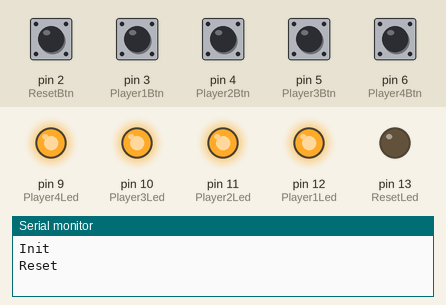
Recording of a sketch running on a simulated Arduino Uno, built with avr-gcc and run on an emulated ATmega328P. Parts: output pins drawn as LEDs (lit = HIGH), the last lines printed to the serial monitor. Dashed ring = blinking. The test bench sets the inputs (shaded band); at power-on: pin 2 (ResetBtn), pin 3 (Player1Btn), pin 4 (Player2Btn), pin 5 (Player3Btn), pin 6 (Player4Btn) HIGH.

Above: at 1.2 s.
1.3 s: pin 3 (Player1Btn) pulled LOW for 0.15 s
At 1.6 s:
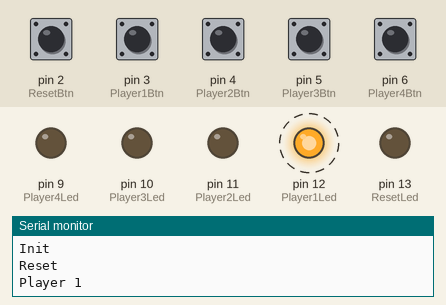
4.3 s: pin 2 (ResetBtn) pulled LOW for 1 s
At 5.9 s:
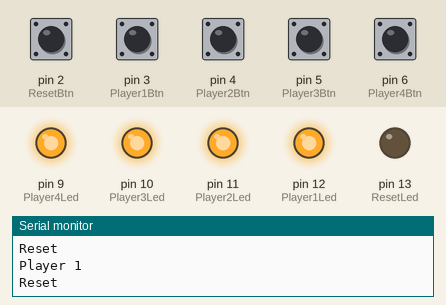
6.8 s: pin 4 (Player2Btn) pulled LOW for 0.15 s
At 11.1 s:
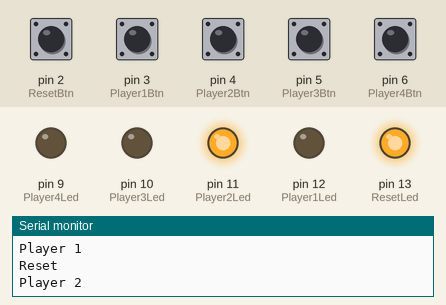
11.4 s: pin 2 (ResetBtn) pulled LOW for 0.15 s
At 12.5 s:
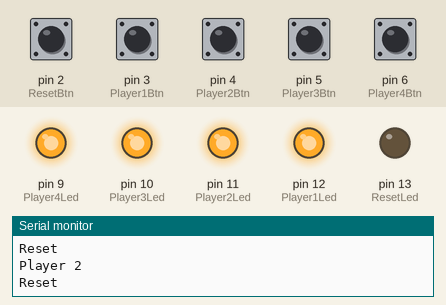
13.0 s: pin 5 (Player3Btn) pulled LOW for 0.15 s
At 17.2 s:
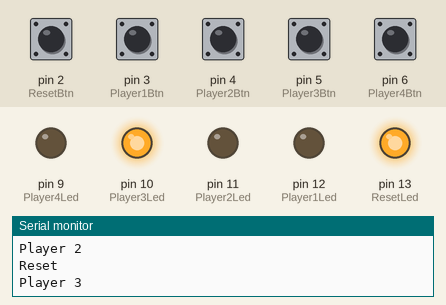
Timing chart, 0 to 18.6 s (numbered marks = the images above; inputs shaded):
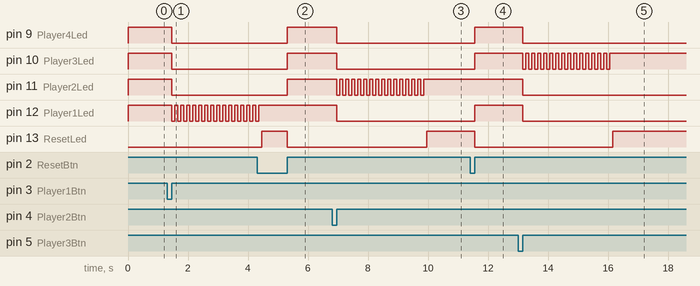

The sketch:

Gamebox_StandAlone.ino
```cpp
// GameBox StandAlone

// Leds
//
#define ResetLed 13
#define Player1Led 12
#define Player2Led 11
#define Player3Led 10
#define Player4Led 9

// BOTONES
//
#define ResetBtn 2
#define Player1Btn 3
#define Player2Btn 4
#define Player3Btn 5
#define Player4Btn 6


void setup()
{
  Serial.begin(9600);
  //Leds
  pinMode(Player1Led, OUTPUT);
  pinMode(Player2Led, OUTPUT);
  pinMode(Player3Led, OUTPUT);
  pinMode(Player4Led, OUTPUT);
  pinMode(ResetLed, OUTPUT);

  // APAGAR leds de los BOTONES
  digitalWrite(Player1Led, LOW);
  digitalWrite(Player2Led, LOW);
  digitalWrite(Player3Led, LOW);
  digitalWrite(Player4Led, LOW);
  digitalWrite(ResetLed, LOW);

  // Configurar BOTONES
  pinMode(Player1Btn, INPUT_PULLUP);
  pinMode(Player2Btn, INPUT_PULLUP);
  pinMode(Player3Btn, INPUT_PULLUP);
  pinMode(Player4Btn, INPUT_PULLUP);
  pinMode(ResetBtn, INPUT_PULLUP);
  Serial.println("Init");
}

// define variables
int lastbutton1State = LOW;
int lastbutton2State = LOW;
int lastbutton3State = LOW;
int lastbutton4State = LOW;
int lastResetState = LOW;

int button1State = 0;
int button2State = 0;
int button3State = 0;
int button4State = 0;

int resetButtonState = 0;
boolean pollingForPresses = 0;

// main loop
void loop()
{

  int reading1 = digitalRead(Player1Btn);
  int reading2 = digitalRead(Player2Btn);
  int reading3 = digitalRead(Player3Btn);
  int reading4 = digitalRead(Player4Btn);
  int readingReset = digitalRead(ResetBtn);

  if (pollingForPresses == 1) {
    //Button 1
    if (reading1 != button1State && reading1 != lastbutton1State) {
      button1State = reading1;
      button1State = digitalRead(Player1Btn);

      if (button1State == HIGH) {
        BlinkWinner(1);
        pollingForPresses = 0;
      }
      button1State = 0;
    }

    //Button 2
    if (reading2 != button2State && reading2 != lastbutton2State) {
      button2State = reading2;
      button2State = digitalRead(Player2Btn);

      if (button2State == HIGH) {
        BlinkWinner(2);
        pollingForPresses = 0;
      }
      button2State = 0;
    }

 //Button 3
    if (reading3 != button3State && reading3 != lastbutton3State) {
      button3State = reading3;
      button3State = digitalRead(Player3Btn);

      if (button3State == HIGH) {
        BlinkWinner(3);
        pollingForPresses = 0;
      }
      button3State = 0;
    }

     //Button 4
    if (reading4 != button4State && reading4 != lastbutton4State) {
      button4State = reading4;
      button4State = digitalRead(Player4Btn);

      if (button4State == HIGH) {
        BlinkWinner(4);
        pollingForPresses = 0;
      }
      button4State = 0;
    }

  }

  if (pollingForPresses == 0) {

    if (readingReset != resetButtonState && readingReset != lastResetState) {
      resetButtonState = digitalRead(ResetBtn);

      if (resetButtonState == HIGH) {
        resetButtons();
       }

      resetButtonState = 0;
    }
  }

  lastResetState = readingReset;
  lastbutton1State = reading1;
  lastbutton2State = reading2;
  lastbutton3State = reading3;
  lastbutton4State = reading4;

}

void BlinkWinner(int winner)
{
  int winnerled;
  // Disable loser light

  switch (winner) {
  case 1:
    //do something when var equals 1
    winnerled = Player1Led;
    digitalWrite(Player2Led, LOW);
    digitalWrite(Player3Led, LOW);
    digitalWrite(Player4Led, LOW);

    break;
  case 2:
    //do something when var equals 2
    winnerled = Player2Led;
    digitalWrite(Player1Led, LOW);
    digitalWrite(Player3Led, LOW);
    digitalWrite(Player4Led, LOW);
    break;
  case 3:
    //do something when var equals 3
     winnerled = Player3Led;
    digitalWrite(Player2Led, LOW);
    digitalWrite(Player1Led, LOW);
    digitalWrite(Player4Led, LOW);
    break;
  case 4:
    //do something when var equals 4
    winnerled = Player4Led;
    digitalWrite(Player2Led, LOW);
    digitalWrite(Player3Led, LOW);
    digitalWrite(Player1Led, LOW);
    break;

  default:
    // if nothing else matches, do the default
    // default is optional
    break;
}
  Serial.println("Player " + String(winner) );
  // blink winner
  int delayms = 100;
  for (int i = 0; i < 15; i++) {
    digitalWrite(winnerled, LOW);
    delay(delayms);
    digitalWrite(winnerled, HIGH);
    delay(delayms);
  }
  // enable reset btn light
  digitalWrite(ResetLed, HIGH);
}

void resetButtons() {

  lastbutton1State = 0;
  lastbutton2State = 0;
  lastbutton3State = 0;
  lastbutton4State = 0;
  resetButtonState = 0;
  lastResetState = 0;

  button1State = 0;
  button2State = 0;
  button3State = 0;
  button4State = 0;

 Serial.println("Reset");

  digitalWrite(Player1Led, HIGH);
  digitalWrite(Player2Led, HIGH);
  digitalWrite(Player3Led, HIGH);
  digitalWrite(Player4Led, HIGH);
  digitalWrite(ResetLed, LOW);

  pollingForPresses = 1;
}
```

Measured:
- after the input at 1.3 s, pin 9 (Player4Led), pin 10 (Player3Led), pin 11 (Player2Led): HIGH → LOW after 0.15 s; pin 12 (Player1Led): alternates HIGH for 0.10 s and LOW for 0.10 s, starting after 0.15 s
- after the input at 4.3 s, pin 9 (Player4Led), pin 10 (Player3Led), pin 11 (Player2Led): LOW → HIGH after 1.0 s
- after the input at 6.8 s, pin 9 (Player4Led), pin 10 (Player3Led), pin 12 (Player1Led): HIGH → LOW after 0.15 s; pin 11 (Player2Led): alternates HIGH for 0.10 s and LOW for 0.10 s, 30 changes in all, then stays HIGH, starting after 0.15 s; pin 13 (ResetLed): LOW → HIGH after 3.2 s
- after the input at 11.4 s, pin 9 (Player4Led), pin 10 (Player3Led), pin 12 (Player1Led): LOW → HIGH after 0.15 s; pin 13 (ResetLed): HIGH → LOW after 0.15 s
- after the input at 13.0 s, pin 9 (Player4Led), pin 11 (Player2Led), pin 12 (Player1Led): HIGH → LOW after 0.15 s; pin 10 (Player3Led): alternates HIGH for 0.10 s and LOW for 0.10 s, 30 changes in all, then stays HIGH, starting after 0.15 s; pin 13 (ResetLed): LOW → HIGH after 3.2 s
